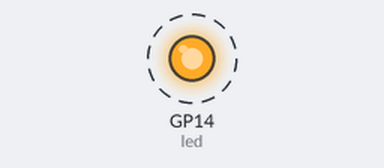
The program below on a simulated Raspberry Pi Pico running CircuitPython. Parts: output pins drawn as LEDs (lit = HIGH). Dashed ring = blinking. What the program prints to the serial console is not drawn.

Above: at 0.2 s.
Timing chart, 0 to 3.0 s (numbered marks = the images above):
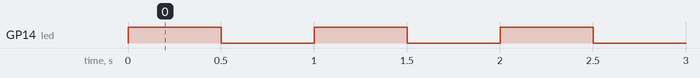

The program:

blink1led.py
```python
"""
LED example for Pico. Blinks external LED on and off.

REQUIRED HARDWARE:
* LED on pin GP14.
"""
import time
import board
import digitalio

led = digitalio.DigitalInOut(board.GP14)
led.direction = digitalio.Direction.OUTPUT

while True:
    led.value = True
    time.sleep(0.5)
    led.value = False
    time.sleep(0.5)
    print("looped")
```

Measured:
- by itself, GP14 (led): alternates HIGH for 0.50 s and LOW for 0.50 s
